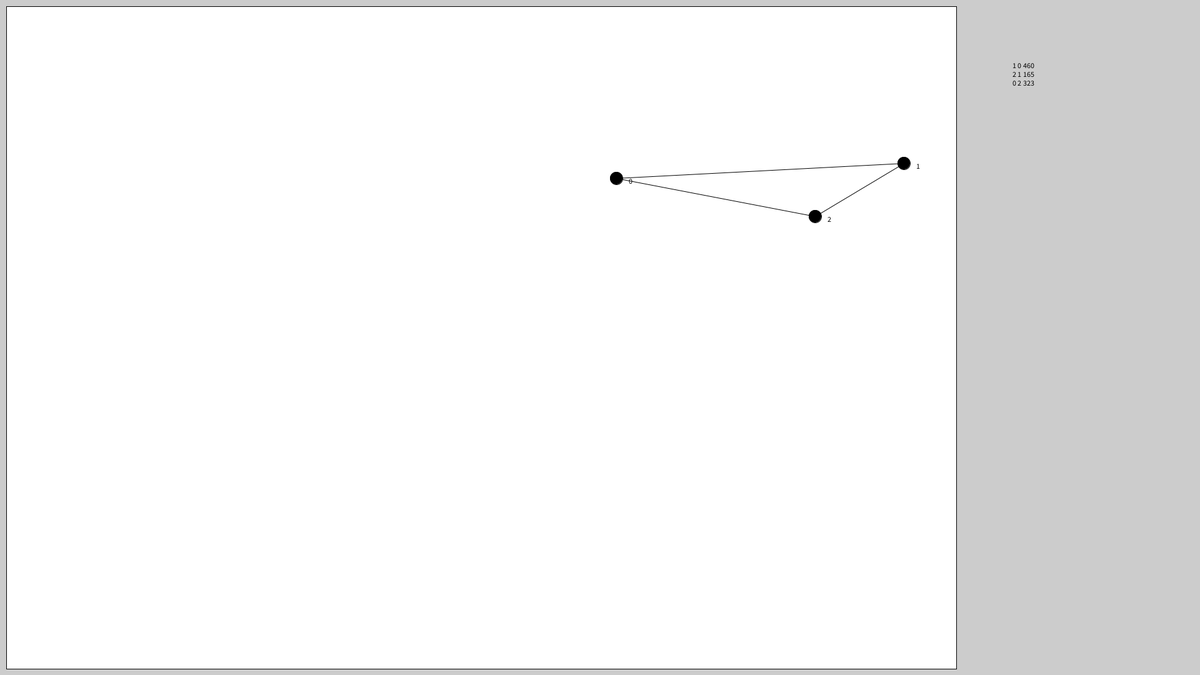
Frame 1 (no input)
Frame 60 (the mouse pressed at the canvas centre just before this capture): identical to frame 1, image omitted
Frame 120 (the mouse held since frame 60 and released just before this capture): identical to frame 1, image omitted

The Processing sketch that drew this single still picture (run headless with seeded random() and noise(); from frame 60 on, the mouse is pressed at the canvas centre):

// Processing sketch: test
// ── test.pde
Graph graph;

//int prufer_code[] = {};
int father_code[][] = {{1, 2, 0}, 
					   {0, 1, 2}};

void setup() {
	size(1920, 1080);
	fill(255);
	rect(10, 10, width-400, height-20);

	graph = new Graph(3, 3);

	graph.draw_nodes();

	graph.father_code = father_code;

	graph.draw_from_father_code();
}
void draw(){

}



// ── edge.pde
class Edge{
	Node[] nodes;
	int edgeX1;
	int edgeY1;
	int edgeX2;
	int edgeY2;
	int weight;
	color edgeColor;
 	Edge(Node node_1, Node node_2, int edgeColorTemp){
		/*edgeX1 = edgeX1Temp;
		edgeY1 = edgeY1Temp;
		edgeX2 = edgeX2Temp;
		edgeY2 = edgeY2Temp;*/
		nodes = new Node[2];
		nodes[0] = node_1;
		nodes[1] = node_2;
		edgeX1 = nodes[0].nodeX;
		edgeY1 = nodes[0].nodeY;
		edgeX2 = nodes[1].nodeX;
		edgeY2 = nodes[1].nodeY;
		edgeColor = edgeColorTemp;
		weight = int(dist(edgeX1, edgeY1, edgeX2, edgeY2));
 	}
	void display(){
		stroke(edgeColor);
		line(edgeX1, edgeY1, edgeX2, edgeY2);
	}
}
// ── graph.pde
class Graph{
  Node[] nodes;
  Edge[] edges;
  int node_count;
  int edge_count;
  int father_code[][];
  //int prufer_code[];

  Graph(int node_countTemp, int edge_countTemp){
    node_count = node_countTemp;
    edge_count = edge_countTemp;
    nodes = new Node[node_count];
    edges = new Edge[edge_count];
    father_code = new int[2][edge_count];
    for(int a = 0; a < node_count; a++){
      int nodeX = int(random(10, width - 400));
      int nodeY = int(random(10, height - 10));
      nodes[a] = new Node(nodeX, nodeY, 0);
    }
    for(int a = 0; a < 2; a++){
      for(int b = 0; b < edge_count; b++){
        father_code[a][b] = 0;
      }
    }
  }

  void draw_from_father_code(){
    for(int a = 0; a < edge_count; a++){
      int start = father_code[0][a];
      int end = father_code[1][a];
      edges[a] = new Edge(nodes[start], nodes[end], 0);
    }
    for(int a = 0; a < node_count; a++){
      int degree = get_degree_from_father_code(a);
      nodes[a].define_neighbors(degree);
      initialize_nodes(nodes[a]);
    }

    draw_edges();
  }

  void draw_nodes(){
    for(int a = 0; a < node_count; a++){
      fill(0);
      text(str(a), float(nodes[a].nodeX+20), float(nodes[a].nodeY), 20.0, 20.0);
      nodes[a].display();
    }
  }

  void draw_edges(){
    String s = "";
    for(int a = 0; a < edge_count; a++){
      edges[a].display();
      s += (father_code[0][a] + " " + father_code[1][a] + " " + edges[a].weight + "\n");
    }
    text(s, width-300, 100, 60, 500);
  }

  void initialize_nodes(Node a){
    int counter = 0;
    /*for(int b = 0; b < 2; b++){
      for(int c = 0; c < edge_count; c++){
        if(father_code[b][c] == a){
          nodes[a].neighbors[counter] = father_code[neighbor_row(b)][c];
          counter++;//
        }
      }
    }*/
    for(int b = 0; b < 2; b++){
      for(int c = 0; c < edge_count; c++){        
        if(edges[c].nodes[b] == a){
          a.neighbors[counter] = edges[c].nodes[neighbor_row(b)];
          counter++;
        }
      }
    }
  }
  int get_degree_from_father_code(int a){
    int degree = 0;
    for(int b = 0; b < 2; b++){
      for(int c = 0; c < edge_count; c++){
        if(father_code[b][c] ==a) degree++;
      }
    }
    return degree;
  }

  /*void add_edge(Node start, Node end){
    
  }*/
}



class Tree extends Graph{
  int prufer_code[];

  Tree(int node_countTemp, int edge_countTemp){
    super(node_countTemp, edge_countTemp);
    prufer_code = new int[edge_count-1];
  }

  void draw_from_father_code(){
    super.draw_from_father_code();
  }

  void draw_nodes(){
    super.draw_nodes();
  }

  void draw_edges(){
    super.draw_edges();
  }

  void initialize_nodes(Node a){
    super.initialize_nodes(a);
  }

  int get_degree_from_father_code(int a){
    return super.get_degree_from_father_code(a);
  }

  void construct_from_prufer_code(){
    for(int a = 0; a < edge_count-1; a++){
      father_code[1][a] = prufer_code[a];
    }
    for(int a = 0; a < edge_count; a++){
      int val = 1;
      while (doesnt_appear(val, father_code[1], a, edge_count) == false || doesnt_appear(val, father_code[0], 0, a) == false){
        val++;
      }
      father_code[0][a] = val;
    }
  }
}


class Bipartite extends Tree{
  int spacing;
  int startX;
  int startY;
  int column_distance;

  Bipartite(int node_countTemp, int edge_countTemp){
    super(node_countTemp, edge_countTemp);
    spacing = 20;
    startX = 100;
    startY = 100;
    column_distance = 200;

    for(int a = 0; a < node_count/2; a++){
      int nodeY = startY + a * spacing;
      //int degree = get_degree_from_father_code(a);
      nodes[a] = new Node(startX, nodeY, 0);
    }
    for(int a = node_count/2; a < node_count; a++){
      int nodeY = startY + (a - node_count/2) * spacing;
      //int degree = get_degree_from_father_code(a);
      nodes[a] = new Node(startX + column_distance, nodeY, 0);
    }
    for(int a = 0; a < 2; a++){
      for(int b = 0; b < edge_count; b++){
        father_code[a][b] = 0;
      }
    }
  }

   Bipartite(int node_countTemp, int edge_countTemp, int startXTemp, int startYTemp, int spacingTemp, int column_distanceTemp){
    super(node_countTemp, edge_countTemp);
    spacing = spacingTemp;
    startX = startXTemp;
    startY = startYTemp;
    column_distance = column_distanceTemp;
    for(int a = 0; a < node_count/2; a++){
      int nodeY = startY + a * spacing;
      nodes[a] = new Node(startX, nodeY, 0);
    }
    for(int a = node_count/2; a < node_count; a++){
      int nodeY = startY + (a - node_count/2) * spacing;
      nodes[a] = new Node(startX + column_distance, nodeY, 0);
    }
    for(int a = 0; a < 2; a++){
      for(int b = 0; b < edge_count; b++){
        father_code[a][b] = 0;
      }
    }
  }

  void draw_from_father_code(){
    super.draw_from_father_code();
  }

  void draw_nodes(){
    super.draw_nodes();
  }

  void draw_edges(){
    super.draw_edges();
  }

  void construct_from_prufer_code(){
    super.construct_from_prufer_code();
  }

  void initialize_nodes(Node a){
    super.initialize_nodes(a);
  }

  int get_degree_from_father_code(int a){
    return super.get_degree_from_father_code(a);
  }
}


boolean doesnt_appear(int val, int array[], int start_pos, int length){
  boolean result = true;
  for(int a = start_pos; a < length; a++){
    if(val == array[a]) result = false;
  }
  return result;
}

int neighbor_row(int a){
  if(a == 1) a = 0;
  else a = 1;
  return a;
}
// ── node.pde
class Node{
	int nodeX;
	int nodeY;
	int nodeColor; 
	int degree;
 	Node neighbors[];
	Node(int nodeXTemp, int nodeYTemp, int nodeColorTemp){
		nodeX = nodeXTemp;
		nodeY = nodeYTemp;
		nodeColor = nodeColorTemp;
		//degree = 0;
	}
	void display(){
		fill(nodeColor);
		ellipse(nodeX, nodeY, 20, 20);
 	}

	void define_neighbors(int degreeTemp){
		degree = degreeTemp;
		neighbors = new Node[degree];
	}
}
